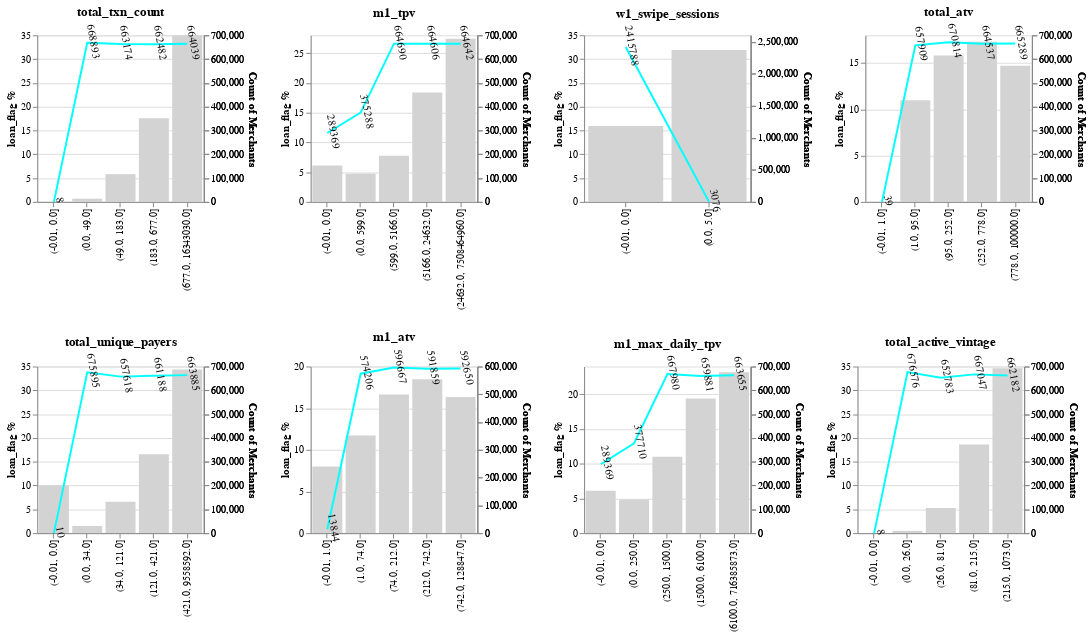

Source (notebook cell):
### Code cell
(num1|num2|num3|num4) & (num5|num6|num7|num8)

### Figure 1 — Vega-Lite specification as saved in the notebook (floating-point values rounded to 4 significant figures)
{"usermeta": {"embedOptions": {"theme": "fivethirtyeight"}}, "config": {"view": {"continuousWidth": 400, "continuousHeight": 300}}, "vconcat": [{"hconcat": [{"layer": [{"mark": {"type": "bar", "color": "lightgrey"}, "encoding": {"x": {"axis": {"title": ""}, "field": "total_txn_count", "sort": [-0.01, 0, 49, 183, 677, 16343030], "type": "ordinal"}, "y": {"axis": {"title": "loan_flag %"}, "field": "loan_flag", "type": "quantitative"}}}, {"mark": {"type": "text", "align": "center", "baseline": "middle", "dy": -6}, "encoding": {"text": {"field": "loan_flag", "format": ".0f", "type": "quantitative"}, "x": {"axis": {"title": ""}, "field": "total_txn_count", "sort": [-0.01, 0, 49, 183, 677, 16343030], "type": "ordinal"}, "y": {"axis": {"labels": false, "ticks": false, "title": ""}, "field": "target", "type": "quantitative"}}}, {"mark": {"type": "line", "color": "aqua"}, "encoding": {"x": {"axis": {"title": ""}, "field": "total_txn_count", "sort": [-0.01, 0, 49, 183, 677, 16343030], "type": "ordinal"}, "y": {"field": "Count of Merchants", "type": "quantitative"}}}, {"mark": {"type": "text", "align": "center", "angle": 80, "baseline": "middle", "color": "black", "dy": -6}, "encoding": {"text": {"field": "Count of Merchants", "format": ".0f", "type": "quantitative"}, "x": {"axis": {"title": ""}, "field": "total_txn_count", "sort": [-0.01, 0, 49, 183, 677, 16343030], "type": "ordinal"}, "y": {"field": "Count of Merchants", "type": "quantitative"}}}], "data": {"name": "data-7600137103fcf4f17ab87df202fee742"}, "height": 170, "resolve": {"scale": {"y": "independent"}}, "title": "total_txn_count", "width": 170}, {"layer": [{"mark": {"type": "bar", "color": "lightgrey"}, "encoding": {"x": {"axis": {"title": ""}, "field": "m1_tpv", "sort": [-0.01, 0, 599, 5166, 24632, 7508464960], "type": "ordinal"}, "y": {"axis": {"title": "loan_flag %"}, "field": "loan_flag", "type": "quantitative"}}}, {"mark": {"type": "text", "align": "center", "baseline": "middle", "dy": -6}, "encoding": {"text": {"field": "loan_flag", "format": ".0f", "type": "quantitative"}, "x": {"axis": {"title": ""}, "field": "m1_tpv", "sort": [-0.01, 0, 599, 5166, 24632, 7508464960], "type": "ordinal"}, "y": {"axis": {"labels": false, "ticks": false, "title": ""}, "field": "target", "type": "quantitative"}}}, {"mark": {"type": "line", "color": "aqua"}, "encoding": {"x": {"axis": {"title": ""}, "field": "m1_tpv", "sort": [-0.01, 0, 599, 5166, 24632, 7508464960], "type": "ordinal"}, "y": {"field": "Count of Merchants", "type": "quantitative"}}}, {"mark": {"type": "text", "align": "center", "angle": 80, "baseline": "middle", "color": "black", "dy": -6}, "encoding": {"text": {"field": "Count of Merchants", "format": ".0f", "type": "quantitative"}, "x": {"axis": {"title": ""}, "field": "m1_tpv", "sort": [-0.01, 0, 599, 5166, 24632, 7508464960], "type": "ordinal"}, "y": {"field": "Count of Merchants", "type": "quantitative"}}}], "data": {"name": "data-c529fced4c5fe91f3fd09e6fb658af77"}, "height": 170, "resolve": {"scale": {"y": "independent"}}, "title": "m1_tpv", "width": 170}, {"layer": [{"mark": {"type": "bar", "color": "lightgrey"}, "encoding": {"x": {"axis": {"title": ""}, "field": "w1_swipe_sessions", "sort": [-0.01, 0, 0, 0, 0, 5], "type": "ordinal"}, "y": {"axis": {"title": "loan_flag %"}, "field": "loan_flag", "type": "quantitative"}}}, {"mark": {"type": "text", "align": "center", "baseline": "middle", "dy": -6}, "encoding": {"text": {"field": "loan_flag", "format": ".0f", "type": "quantitative"}, "x": {"axis": {"title": ""}, "field": "w1_swipe_sessions", "sort": [-0.01, 0, 0, 0, 0, 5], "type": "ordinal"}, "y": {"axis": {"labels": false, "ticks": false, "title": ""}, "field": "target", "type": "quantitative"}}}, {"mark": {"type": "line", "color": "aqua"}, "encoding": {"x": {"axis": {"title": ""}, "field": "w1_swipe_sessions", "sort": [-0.01, 0, 0, 0, 0, 5], "type": "ordinal"}, "y": {"field": "Count of Merchants", "type": "quantitative"}}}, {"mark": {"type": "text", "align": "center", "angle": 80, "baseline": "middle", "color": "black", "dy": -6}, "encoding": {"text": {"field": "Count of Merchants", "format": ".0f", "type": "quantitative"}, "x": {"axis": {"title": ""}, "field": "w1_swipe_sessions", "sort": [-0.01, 0, 0, 0, 0, 5], "type": "ordinal"}, "y": {"field": "Count of Merchants", "type": "quantitative"}}}], "data": {"name": "data-9e97ea3061106369ab60f3036c24c69d"}, "height": 170, "resolve": {"scale": {"y": "independent"}}, "title": "w1_swipe_sessions", "width": 170}, {"layer": [{"mark": {"type": "bar", "color": "lightgrey"}, "encoding": {"x": {"axis": {"title": ""}, "field": "total_atv", "sort": [-0.01, 1, 95, 252, 778, 100000], "type": "ordinal"}, "y": {"axis": {"title": "loan_flag %"}, "field": "loan_flag", "type": "quantitative"}}}, {"mark": {"type": "text", "align": "center", "baseline": "middle", "dy": -6}, "encoding": {"text": {"field": "loan_flag", "format": ".0f", "type": "quantitative"}, "x": {"axis": {"title": ""}, "field": "total_atv", "sort": [-0.01, 1, 95, 252, 778, 100000], "type": "ordinal"}, "y": {"axis": {"labels": false, "ticks": false, "title": ""}, "field": "target", "type": "quantitative"}}}, {"mark": {"type": "line", "color": "aqua"}, "encoding": {"x": {"axis": {"title": ""}, "field": "total_atv", "sort": [-0.01, 1, 95, 252, 778, 100000], "type": "ordinal"}, "y": {"field": "Count of Merchants", "type": "quantitative"}}}, {"mark": {"type": "text", "align": "center", "angle": 80, "baseline": "middle", "color": "black", "dy": -6}, "encoding": {"text": {"field": "Count of Merchants", "format": ".0f", "type": "quantitative"}, "x": {"axis": {"title": ""}, "field": "total_atv", "sort": [-0.01, 1, 95, 252, 778, 100000], "type": "ordinal"}, "y": {"field": "Count of Merchants", "type": "quantitative"}}}], "data": {"name": "data-076436cda27d905385b3e543cb4dd915"}, "height": 170, "resolve": {"scale": {"y": "independent"}}, "title": "total_atv", "width": 170}]}, {"hconcat": [{"layer": [{"mark": {"type": "bar", "color": "lightgrey"}, "encoding": {"x": {"axis": {"title": ""}, "field": "total_unique_payers", "sort": [-0.01, 0, 34, 121, 421, 9558592], "type": "ordinal"}, "y": {"axis": {"title": "loan_flag %"}, "field": "loan_flag", "type": "quantitative"}}}, {"mark": {"type": "text", "align": "center", "baseline": "middle", "dy": -6}, "encoding": {"text": {"field": "loan_flag", "format": ".0f", "type": "quantitative"}, "x": {"axis": {"title": ""}, "field": "total_unique_payers", "sort": [-0.01, 0, 34, 121, 421, 9558592], "type": "ordinal"}, "y": {"axis": {"labels": false, "ticks": false, "title": ""}, "field": "target", "type": "quantitative"}}}, {"mark": {"type": "line", "color": "aqua"}, "encoding": {"x": {"axis": {"title": ""}, "field": "total_unique_payers", "sort": [-0.01, 0, 34, 121, 421, 9558592], "type": "ordinal"}, "y": {"field": "Count of Merchants", "type": "quantitative"}}}, {"mark": {"type": "text", "align": "center", "angle": 80, "baseline": "middle", "color": "black", "dy": -6}, "encoding": {"text": {"field": "Count of Merchants", "format": ".0f", "type": "quantitative"}, "x": {"axis": {"title": ""}, "field": "total_unique_payers", "sort": [-0.01, 0, 34, 121, 421, 9558592], "type": "ordinal"}, "y": {"field": "Count of Merchants", "type": "quantitative"}}}], "data": {"name": "data-a87e9545c8ab5f626c6f4da61c3715c8"}, "height": 170, "resolve": {"scale": {"y": "independent"}}, "title": "total_unique_payers", "width": 170}, {"layer": [{"mark": {"type": "bar", "color": "lightgrey"}, "encoding": {"x": {"axis": {"title": ""}, "field": "m1_atv", "sort": [-0.01, 1, 74, 212, 742, 128847], "type": "ordinal"}, "y": {"axis": {"title": "loan_flag %"}, "field": "loan_flag", "type": "quantitative"}}}, {"mark": {"type": "text", "align": "center", "baseline": "middle", "dy": -6}, "encoding": {"text": {"field": "loan_flag", "format": ".0f", "type": "quantitative"}, "x": {"axis": {"title": ""}, "field": "m1_atv", "sort": [-0.01, 1, 74, 212, 742, 128847], "type": "ordinal"}, "y": {"axis": {"labels": false, "ticks": false, "title": ""}, "field": "target", "type": "quantitative"}}}, {"mark": {"type": "line", "color": "aqua"}, "encoding": {"x": {"axis": {"title": ""}, "field": "m1_atv", "sort": [-0.01, 1, 74, 212, 742, 128847], "type": "ordinal"}, "y": {"field": "Count of Merchants", "type": "quantitative"}}}, {"mark": {"type": "text", "align": "center", "angle": 80, "baseline": "middle", "color": "black", "dy": -6}, "encoding": {"text": {"field": "Count of Merchants", "format": ".0f", "type": "quantitative"}, "x": {"axis": {"title": ""}, "field": "m1_atv", "sort": [-0.01, 1, 74, 212, 742, 128847], "type": "ordinal"}, "y": {"field": "Count of Merchants", "type": "quantitative"}}}], "data": {"name": "data-df7737be632d27b58017f91b51e7c0d8"}, "height": 170, "resolve": {"scale": {"y": "independent"}}, "title": "m1_atv", "width": 170}, {"layer": [{"mark": {"type": "bar", "color": "lightgrey"}, "encoding": {"x": {"axis": {"title": ""}, "field": "m1_max_daily_tpv", "sort": [-0.01, 0, 250, 1500, 6100, 716385873], "type": "ordinal"}, "y": {"axis": {"title": "loan_flag %"}, "field": "loan_flag", "type": "quantitative"}}}, {"mark": {"type": "text", "align": "center", "baseline": "middle", "dy": -6}, "encoding": {"text": {"field": "loan_flag", "format": ".0f", "type": "quantitative"}, "x": {"axis": {"title": ""}, "field": "m1_max_daily_tpv", "sort": [-0.01, 0, 250, 1500, 6100, 716385873], "type": "ordinal"}, "y": {"axis": {"labels": false, "ticks": false, "title": ""}, "field": "target", "type": "quantitative"}}}, {"mark": {"type": "line", "color": "aqua"}, "encoding": {"x": {"axis": {"title": ""}, "field": "m1_max_daily_tpv", "sort": [-0.01, 0, 250, 1500, 6100, 716385873], "type": "ordinal"}, "y": {"field": "Count of Merchants", "type": "quantitative"}}}, {"mark": {"type": "text", "align": "center", "angle": 80, "baseline": "middle", "color": "black", "dy": -6}, "encoding": {"text": {"field": "Count of Merchants", "format": ".0f", "type": "quantitative"}, "x": {"axis": {"title": ""}, "field": "m1_max_daily_tpv", "sort": [-0.01, 0, 250, 1500, 6100, 716385873], "type": "ordinal"}, "y": {"field": "Count of Merchants", "type": "quantitative"}}}], "data": {"name": "data-eb2a5249a3af11418321d8eb893ac950"}, "height": 170, "resolve": {"scale": {"y": "independent"}}, "title": "m1_max_daily_tpv", "width": 170}, {"layer": [{"mark": {"type": "bar", "color": "lightgrey"}, "encoding": {"x": {"axis": {"title": ""}, "field": "total_active_vintage", "sort": [-0.01, 0, 26, 81, 215, 1073], "type": "ordinal"}, "y": {"axis": {"title": "loan_flag %"}, "field": "loan_flag", "type": "quantitative"}}}, {"mark": {"type": "text", "align": "center", "baseline": "middle", "dy": -6}, "encoding": {"text": {"field": "loan_flag", "format": ".0f", "type": "quantitative"}, "x": {"axis": {"title": ""}, "field": "total_active_vintage", "sort": [-0.01, 0, 26, 81, 215, 1073], "type": "ordinal"}, "y": {"axis": {"labels": false, "ticks": false, "title": ""}, "field": "target", "type": "quantitative"}}}, {"mark": {"type": "line", "color": "aqua"}, "encoding": {"x": {"axis": {"title": ""}, "field": "total_active_vintage", "sort": [-0.01, 0, 26, 81, 215, 1073], "type": "ordinal"}, "y": {"field": "Count of Merchants", "type": "quantitative"}}}, {"mark": {"type": "text", "align": "center", "angle": 80, "baseline": "middle", "color": "black", "dy": -6}, "encoding": {"text": {"field": "Count of Merchants", "format": ".0f", "type": "quantitative"}, "x": {"axis": {"title": ""}, "field": "total_active_vintage", "sort": [-0.01, 0, 26, 81, 215, 1073], "type": "ordinal"}, "y": {"field": "Count of Merchants", "type": "quantitative"}}}], "data": {"name": "data-9a0a20ae60529749f00093a9792ce4ea"}, "height": 170, "resolve": {"scale": {"y": "independent"}}, "title": "total_active_vintage", "width": 170}]}], "$schema": "https://vega.github.io/schema/vega-lite/v4.17.0.json", "datasets": {"data-7600137103fcf4f17ab87df202fee742": [{"total_txn_count": "(-0.01, 0.0]", "loan_flag": 0.0, "Count of Merchants": 8}, {"total_txn_count": "(0.0, 49.0]", "loan_flag": 0.6719, "Count of Merchants": 668893}, {"total_txn_count": "(49.0, 183.0]", "loan_flag": 5.822, "Count of Merchants": 663174}, {"total_txn_count": "(183.0, 677.0]", "loan_flag": 17.54, "Count of Merchants": 662482}, {"total_txn_count": "(677.0, 16343030.0]", "loan_flag": 34.94, "Count of Merchants": 664039}], "data-c529fced4c5fe91f3fd09e6fb658af77": [{"m1_tpv": "(-0.01, 0.0]", "loan_flag": 6.098, "Count of Merchants": 289369}, {"m1_tpv": "(0.0, 599.0]", "loan_flag": 4.756, "Count of Merchants": 375288}, {"m1_tpv": "(599.0, 5166.0]", "loan_flag": 7.762, "Count of Merchants": 664690}, {"m1_tpv": "(5166.0, 24632.0]", "loan_flag": 18.37, "Count of Merchants": 664606}, {"m1_tpv": "(24632.0, 7508464960.0]", "loan_flag": 27.4, "Count of Merchants": 664642}], "data-9e97ea3061106369ab60f3036c24c69d": [{"w1_swipe_sessions": "(-0.01, 0.0]", "loan_flag": 15.96, "Count of Merchants": 2415788}, {"w1_swipe_sessions": "(0.0, 5.0]", "loan_flag": 31.92, "Count of Merchants": 3076}], "data-076436cda27d905385b3e543cb4dd915": [{"total_atv": "(-0.01, 1.0]", "loan_flag": 0.0, "Count of Merchants": 39}, {"total_atv": "(1.0, 95.0]", "loan_flag": 10.99, "Count of Merchants": 657909}, {"total_atv": "(95.0, 252.0]", "loan_flag": 15.83, "Count of Merchants": 670814}, {"total_atv": "(252.0, 778.0]", "loan_flag": 17.29, "Count of Merchants": 664537}, {"total_atv": "(778.0, 100000.0]", "loan_flag": 14.72, "Count of Merchants": 665289}], "data-a87e9545c8ab5f626c6f4da61c3715c8": [{"total_unique_payers": "(-0.01, 0.0]", "loan_flag": 10.0, "Count of Merchants": 10}, {"total_unique_payers": "(0.0, 34.0]", "loan_flag": 1.503, "Count of Merchants": 675895}, {"total_unique_payers": "(34.0, 121.0]", "loan_flag": 6.594, "Count of Merchants": 657618}, {"total_unique_payers": "(121.0, 421.0]", "loan_flag": 16.58, "Count of Merchants": 661188}, {"total_unique_payers": "(421.0, 9558592.0]", "loan_flag": 34.37, "Count of Merchants": 663885}], "data-df7737be632d27b58017f91b51e7c0d8": [{"m1_atv": "(-0.01, 1.0]", "loan_flag": 8.003, "Count of Merchants": 13844}, {"m1_atv": "(1.0, 74.0]", "loan_flag": 11.72, "Count of Merchants": 574206}, {"m1_atv": "(74.0, 212.0]", "loan_flag": 16.63, "Count of Merchants": 596667}, {"m1_atv": "(212.0, 742.0]", "loan_flag": 18.46, "Count of Merchants": 591859}, {"m1_atv": "(742.0, 128847.0]", "loan_flag": 16.33, "Count of Merchants": 592650}], "data-eb2a5249a3af11418321d8eb893ac950": [{"m1_max_daily_tpv": "(-0.01, 0.0]", "loan_flag": 6.098, "Count of Merchants": 289369}, {"m1_max_daily_tpv": "(0.0, 250.0]", "loan_flag": 4.826, "Count of Merchants": 377710}, {"m1_max_daily_tpv": "(250.0, 1500.0]", "loan_flag": 11.0, "Count of Merchants": 667980}, {"m1_max_daily_tpv": "(1500.0, 6100.0]", "loan_flag": 19.41, "Count of Merchants": 659881}, {"m1_max_daily_tpv": "(6100.0, 716385873.0]", "loan_flag": 23.19, "Count of Merchants": 663655}], "data-9a0a20ae60529749f00093a9792ce4ea": [{"total_active_vintage": "(-0.01, 0.0]", "loan_flag": 0.0, "Count of Merchants": 8}, {"total_active_vintage": "(0.0, 26.0]", "loan_flag": 0.4808, "Count of Merchants": 676576}, {"total_active_vintage": "(26.0, 81.0]", "loan_flag": 5.269, "Count of Merchants": 652783}, {"total_active_vintage": "(81.0, 215.0]", "loan_flag": 18.62, "Count of Merchants": 667047}, {"total_active_vintage": "(215.0, 1073.0]", "loan_flag": 34.65, "Count of Merchants": 662182}]}}
